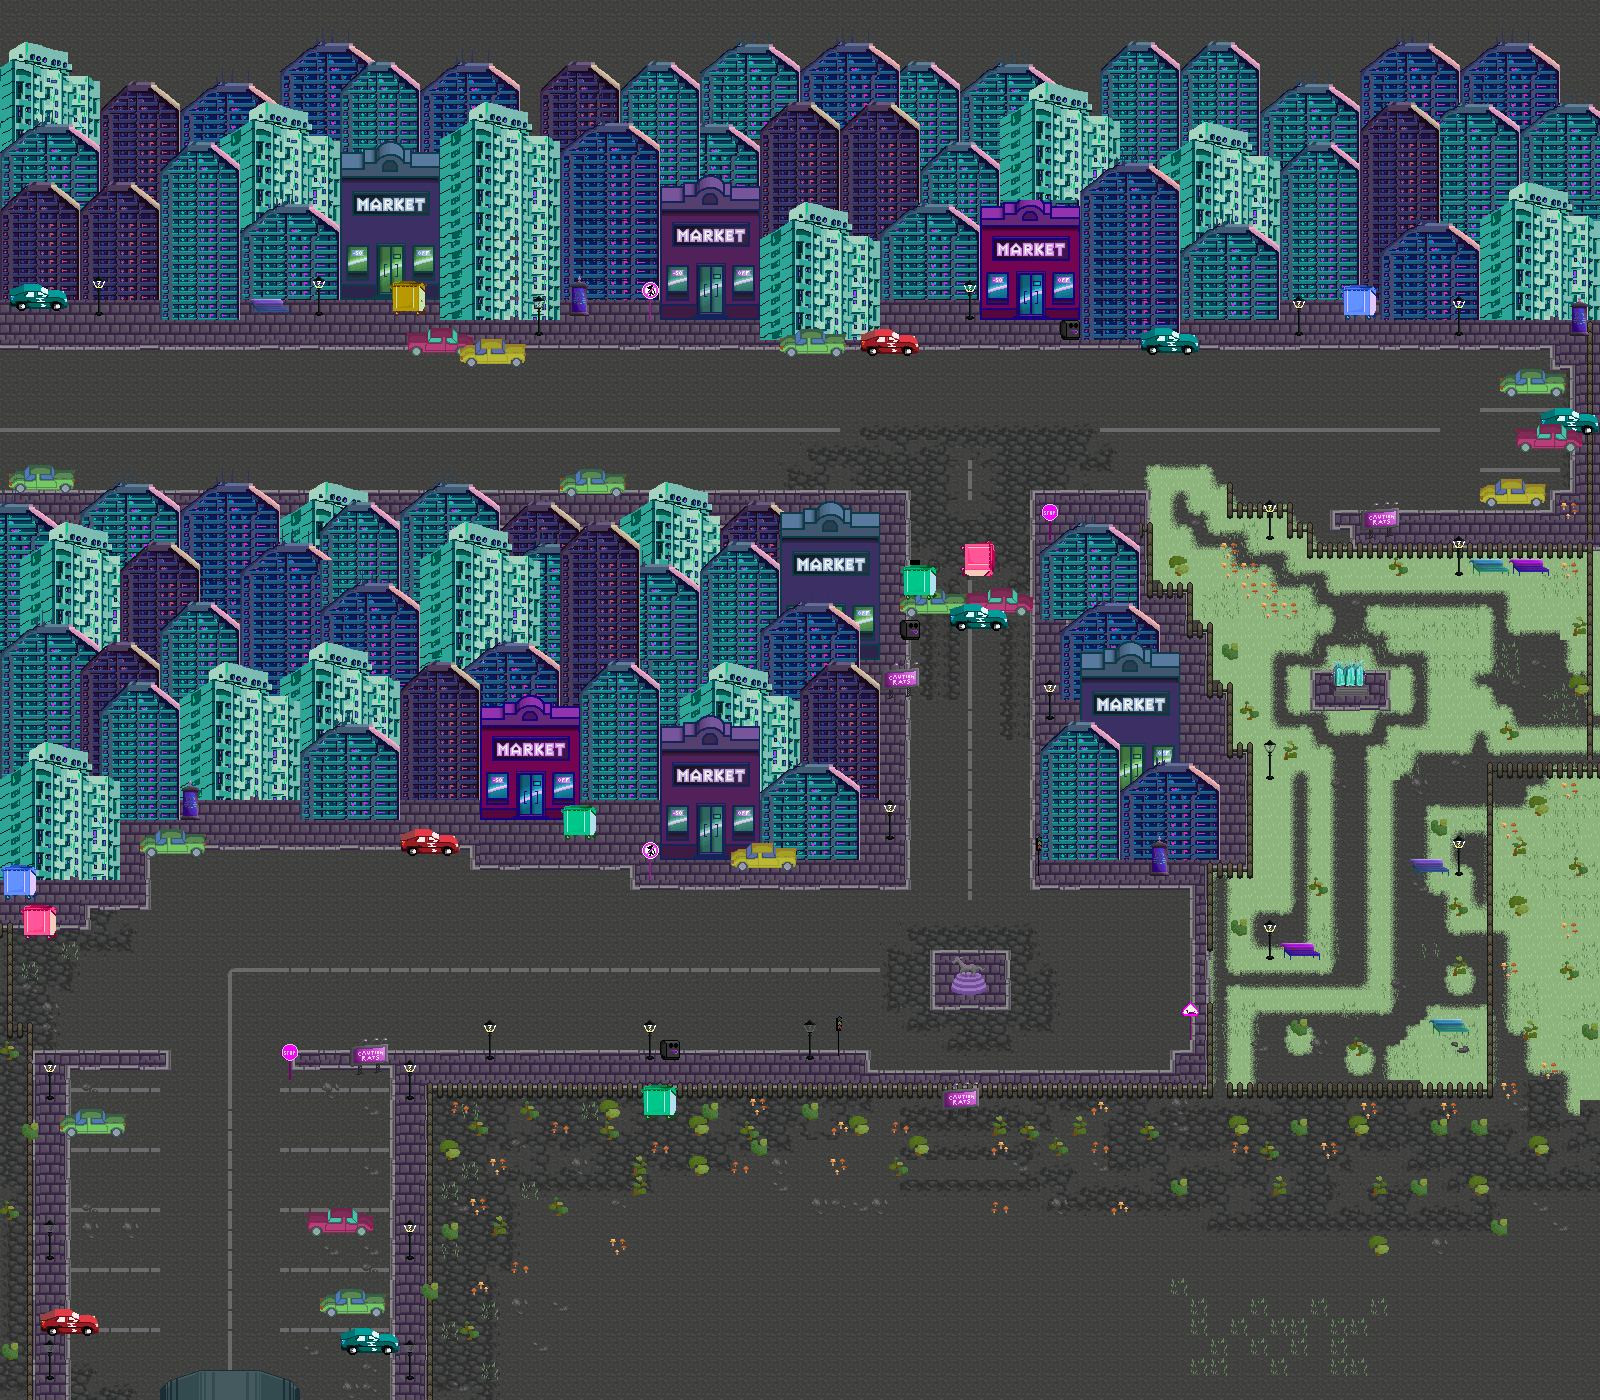

A 2D game scene composited from a Tiled map and its tileset images. What follows is a short description and the map's XML, with each tile layer's data collapsed to a summary:
An orthogonal 80x70 tile map with 20x20 px tiles, 11 tile layers (gr, gr2, the fkn fence, tknback, ...), 3 tilesets and 129 objects.

<map version="1.10" tiledversion="1.10.2" orientation="orthogonal" renderorder="left-down" width="80" height="70" tilewidth="20" tileheight="20" infinite="0" nextlayerid="15" nextobjectid="153">
 <tileset firstgid="1" source="plansz2.tsx" />
 <tileset firstgid="820" source="ppppfff kopia 11.tsx" />
 <tileset firstgid="1330" source="lv1.tsx" />
 <layer id="1" name="gr" width="80" height="70">
  <data>[5600 cells, 5599 non-empty, 56 distinct tile ids]</data>
 </layer>
 <layer id="6" name="gr2" width="80" height="70">
  <data>[5600 cells, 1400 non-empty, 21 distinct tile ids]</data>
 </layer>
 <layer id="10" name="the fkn fence" width="80" height="70" tintcolor="#cfddff">
  <data>[5600 cells, 185 non-empty, 19 distinct tile ids]</data>
 </layer>
 <layer id="13" name="tknback" width="80" height="70">
  <data>[5600 cells, 262 non-empty, 122 distinct tile ids]</data>
 </layer>
 <layer id="9" name="budbackback" width="80" height="70">
  <data>[5600 cells, 340 non-empty, 179 distinct tile ids]</data>
 </layer>
 <layer id="12" name="bud back back" width="80" height="70">
  <data>[5600 cells, 601 non-empty, 158 distinct tile ids]</data>
 </layer>
 <layer id="8" name="bud back" width="80" height="70">
  <data>[5600 cells, 345 non-empty, 128 distinct tile ids]</data>
 </layer>
 <layer id="3" name="bud" width="80" height="70">
  <data>[5600 cells, 842 non-empty, 274 distinct tile ids]</data>
 </layer>
 <layer id="7" name="budfr" width="80" height="70">
  <data>[5600 cells, 755 non-empty, 264 distinct tile ids]</data>
 </layer>
 <layer id="2" name="obiekt" width="80" height="70" tintcolor="#ffcbfb">
  <data>[5600 cells, 305 non-empty, 91 distinct tile ids]</data>
 </layer>
 <layer id="11" name="obiekt2" width="80" height="70" offsetx="9.33333" offsety="16">
  <data>[5600 cells, 214 non-empty, 74 distinct tile ids]</data>
 </layer>
 <objectgroup id="14" name="Warstwa Obiektu 1">
  <object id="4" x="-8" y="1388" width="1662" height="78" />
  <object id="6" x="1588" y="-32" width="44" height="1436" />
  <object id="8" x="-34" y="-14" width="1634" height="310" />
  <object id="11" x="-94" y="-34" width="110" height="1466" />
  <object id="12" x="9.33333" y="1022.67" width="24.6667" height="373.333" />
  <object id="13" x="423.333" y="1082.67" width="14" height="318.667" />
  <object id="14" x="421.333" y="1081.33" width="386.667" height="21.3333" />
  <object id="15" x="306.667" y="1209.33" width="65.3333" height="26.6667" />
  <object id="16" x="320" y="1291.33" width="66" height="27.3333" />
  <object id="17" x="341.333" y="1330" width="57.3333" height="26" />
  <object id="18" x="37.3333" y="1308.67" width="62" height="30" />
  <object id="19" x="59.3333" y="1109.33" width="66" height="28.6667" />
  <object id="20" x="44" y="1220.67" width="12" height="41.3333" />
  <object id="21" x="44" y="1341.33" width="13.3333" height="47.3333" />
  <object id="22" x="403.333" y="1340.67" width="12" height="39.3333" />
  <object id="23" x="404" y="1220" width="11.3333" height="39.3333" />
  <object id="24" x="45" y="1060.5" width="12.5" height="37" />
  <object id="25" x="405.5" y="1060" width="9.5" height="39.5" />
  <object id="26" x="486" y="1021" width="10.5" height="35.5" />
  <object id="27" x="645" y="1022.5" width="10.5" height="36.5" />
  <object id="28" x="659.5" y="1039.5" width="19.5" height="21" />
  <object id="29" x="21.5" y="904.5" width="34.5" height="36" />
  <object id="30" x="3" y="867.5" width="32.5" height="32" />
  <object id="31" x="144" y="832.5" width="62" height="25" />
  <object id="32" x="401" y="829" width="59" height="26" />
  <object id="33" x="562" y="805" width="33.5" height="34.5" />
  <object id="34" x="644" y="841.5" width="14" height="39" />
  <object id="35" x="731.5" y="846.5" width="63.5" height="23" />
  <object id="36" x="2.5" y="621.5" width="200.5" height="199" />
  <object id="37" x="-6.5" y="723.5" width="125.5" height="157" />
  <object id="38" x="180.5" y="628.5" width="304.5" height="171" />
  <object id="41" x="298" y="693.5" width="101.5" height="125.5" />
  <object id="43" x="481.5" y="698.5" width="94.5" height="121.5" />
  <object id="44" x="574.5" y="660" width="97.5" height="139.5" />
  <object id="46" x="658" y="708.5" width="101.5" height="150.5" />
  <object id="47" x="752.5" y="752.5" width="106" height="108" />
  <object id="48" x="800.5" y="664.5" width="79" height="134.5" />
  <object id="49" x="781" y="510.5" width="99" height="155" />
  <object id="50" x="7" y="503.5">
   <polygon points="0,0 9.5,-32 28.5,-39.5 48,-36 64.5,-34 73.5,-16.5 115,-19 145,-18.5 172,1 212,-19.5 238,-19.5 271.5,0 300.5,-2.5 316.5,-22.5 359.5,-12.5 379,7.5 396.5,9 434,-19 461.5,-17.5 492.5,-0.5 509,11 523,-2.5 547.5,-1.5 572.5,20.5 605.5,18.5 642,-2 640.5,-13.5 658.5,-23 700,-11.5 711,11.5 720,21.5 740.5,-1 764.5,-2.5 777.5,7 810,83.5 604.333,103.833 111,96.5" />
  </object>
  <object id="51" x="806.5" y="1082" width="409.5" height="19" />
  <object id="52" x="1204.5" y="1003" width="9.5" height="94.5" />
  <object id="53" x="1206" y="861.5" width="9" height="92" />
  <object id="54" x="1207.5" y="861.5" width="46.5" height="19" />
  <object id="55" x="1248" y="741" width="5.5" height="133" />
  <object id="56" x="1225" y="741" width="23" height="18.5" />
  <object id="59" x="1044.5" y="860.5">
   <polygon points="0,0 107.5,-1 107,13 123.5,13 122.5,-2 171,6 205,10 207.5,-114 186,-118.5 188,-177 164.5,-177.5 167,-238 143.5,-240 147.5,-278 107,-277 107.5,-341.5 97,-343 98,-315.5 68.5,-334.5 36,-337 -5,-307.5 -4.5,-244 27,-242.5 12.5,-226.5 16,-171.5 15.5,-161 32,-161 34.5,-139 23,-139 -8,-105.5" />
  </object>
  <object id="61" x="1212.5" y="1079.5" width="281.5" height="18" />
  <object id="62" x="1485.5" y="764" width="7" height="329" />
  <object id="63" x="1486" y="764" width="119.5" height="16" />
  <object id="64" x="1305.5" y="541" width="288.5" height="18" />
  <object id="65" x="1226" y="502" width="64.5" height="17.5" />
  <object id="66" x="1226" y="482.5" width="8" height="36.5" />
  <object id="67" x="1286" y="504" width="8.5" height="35.5" />
  <object id="68" x="1284.5" y="520.5" width="27.5" height="20" />
  <object id="69" x="282" y="1044" width="16" height="36.5" />
  <object id="70" x="351.5" y="1040.5" width="37.5" height="31" />
  <object id="71" x="805" y="1019.5" width="10" height="40.5" />
  <object id="72" x="836" y="1016" width="7" height="43.5" />
  <object id="73" x="1181.5" y="1002" width="16.5" height="36" />
  <object id="74" x="1034.5" y="833.5" width="10" height="47.5" />
  <object id="75" x="882" y="800" width="14.5" height="41.5" />
  <object id="77" x="885" y="662" width="34.5" height="36" />
  <object id="78" x="900" y="619" width="20.5" height="21.5" />
  <object id="79" x="864.5" y="589" width="205" height="41" />
  <object id="80" x="899" y="563.5" width="38" height="35" />
  <object id="81" x="960" y="542.5" width="36.5" height="33.5" />
  <object id="82" x="1046" y="682" width="8.5" height="40" />
  <object id="83" x="1265.5" y="919.5" width="8.5" height="40" />
  <object id="84" x="1455" y="837.5" width="9" height="38.5" />
  <object id="85" x="1265" y="740.5" width="9.5" height="39" />
  <object id="86" x="1265" y="503" width="10" height="37" />
  <object id="87" x="1455" y="537" width="10" height="38.5" />
  <object id="88" x="1469.5" y="556.5" width="80" height="19.5" />
  <object id="89" x="1410.5" y="857.5" width="40" height="18.5" />
  <object id="90" x="1281" y="942.5" width="40" height="17" />
  <object id="91" x="1426" y="1020" width="44.5" height="15.5" />
  <object id="94" x="1360" y="502.5" width="39" height="43" />
  <object id="95" x="1479.5" y="478" width="67" height="29" />
  <object id="96" x="1517.5" y="422.5" width="66" height="31" />
  <object id="97" x="1536.5" y="408.5" width="65" height="29.5" />
  <object id="98" x="1496" y="370" width="72" height="27.5" />
  </objectgroup>
</map>
<!-- 48 of 129 objects omitted -->